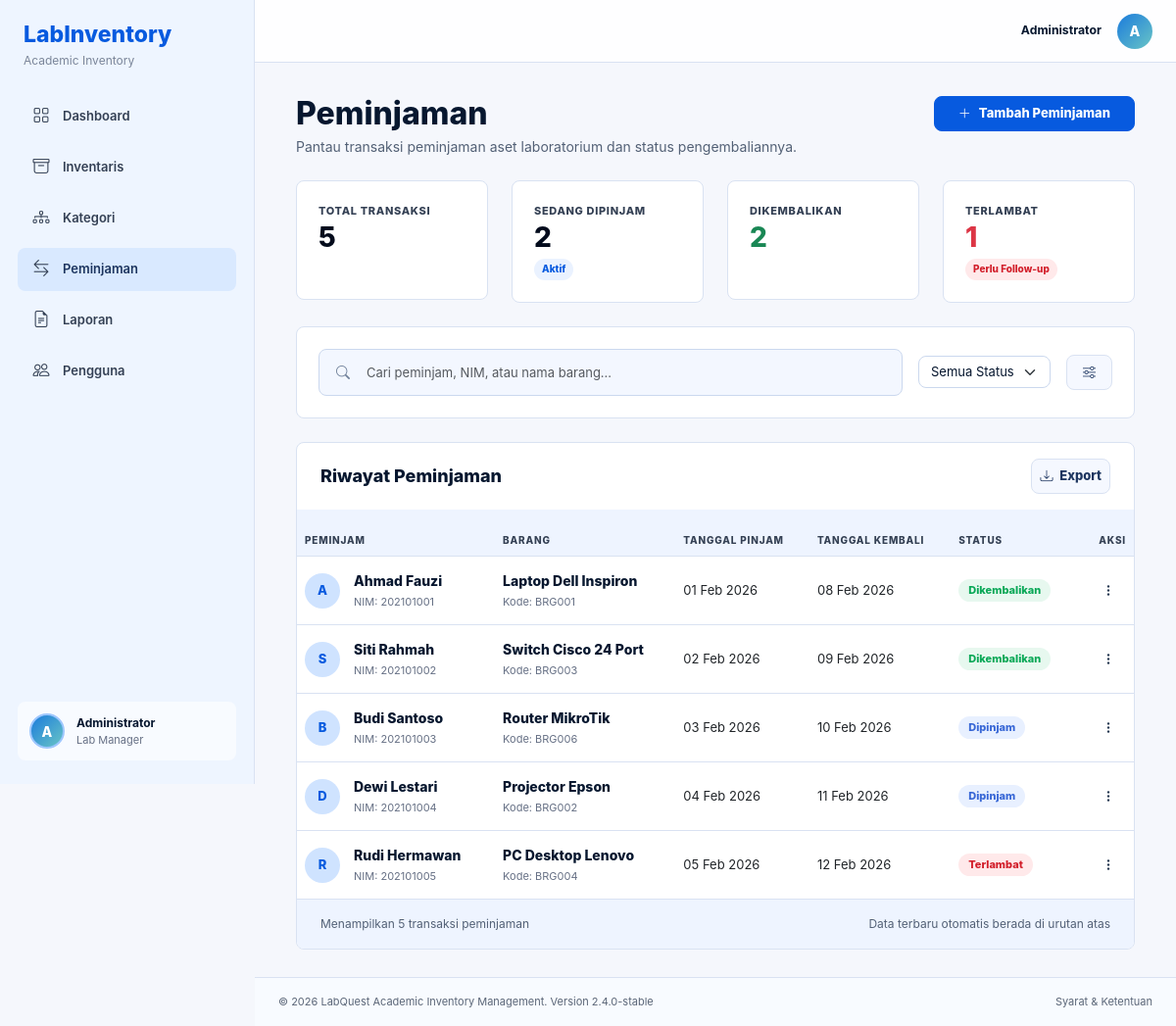
Screenshot of /peminjaman.php (signed in) with the database file from the repository.
### tables this page shows
CREATE TABLE peminjaman (
    id INT(11) PRIMARY KEY AUTO_INCREMENT,
    nama_peminjam VARCHAR(100) NOT NULL,
    nim VARCHAR(20) NOT NULL,
    barang_id INT(11),
    tanggal_pinjam DATE NOT NULL,
    tanggal_kembali DATE,
    status ENUM('Dipinjam', 'Dikembalikan', 'Terlambat') DEFAULT 'Dipinjam',
    created_at TIMESTAMP DEFAULT CURRENT_TIMESTAMP,
    FOREIGN KEY (barang_id) REFERENCES barang(id) ON DELETE SET NULL
);

CREATE TABLE barang (
    id INT(11) PRIMARY KEY AUTO_INCREMENT,
    kode_barang VARCHAR(50) NOT NULL UNIQUE,
    nama_barang VARCHAR(100) NOT NULL,
    kategori_id INT(11),
    jumlah INT(11) DEFAULT 0,
    kondisi ENUM('Baik', 'Rusak Ringan', 'Rusak Berat') DEFAULT 'Baik',
    lokasi VARCHAR(100),
    tanggal_masuk DATE,
    status ENUM('Tersedia', 'Dipinjam', 'Rusak') DEFAULT 'Tersedia',
    created_at TIMESTAMP DEFAULT CURRENT_TIMESTAMP,
    FOREIGN KEY (kategori_id) REFERENCES kategori(id) ON DELETE SET NULL
);

### koneksi.php (called while the page is built, shortened)
<?php
$host = getenv('DB_HOST') ?: 'localhost';
$username = getenv('DB_USERNAME') ?: 'root';
$password = getenv('DB_PASSWORD') !== false ? getenv('DB_PASSWORD') : '';
$database = getenv('DB_DATABASE') ?: 'db_inventaris_lab';
$koneksi = mysqli_connect($host, $username, $password, $database);
mysqli_set_charset($koneksi, "utf8");
function query($sql) {
    global $koneksi;
    return mysqli_query($koneksi, $sql);
}
function fetch_all($result) {
    return mysqli_fetch_all($result, MYSQLI_ASSOC);
}
?>

### peminjaman.php (the view, shortened to what this page needs)
<?php
require_once 'koneksi.php';
$peminjaman = fetch_all(query("SELECT p.*, b.nama_barang, b.kode_barang FROM peminjaman p
    LEFT JOIN barang b ON p.barang_id = b.id
    ORDER BY p.created_at DESC"));
$total_peminjaman = count($peminjaman);
$aktif = 0;
$selesai = 0;
$terlambat = 0;
foreach ($peminjaman as $row) {
    if ($row['status'] == 'Dipinjam') {
        $aktif++;
    } elseif ($row['status'] == 'Dikembalikan') {
        $selesai++;
    } elseif ($row['status'] == 'Terlambat') {
        $terlambat++;
    }
}
?>
<!DOCTYPE html>
<html lang="id">
<head>
    <?php include 'includes/head_assets.php'; ?>
</head>
<body>
    <div class="app-shell">
        <?php include 'includes/sidebar.php'; ?>
        <main class="main-content">
            <?php include 'includes/navbar.php'; ?>
            <div class="content-wrapper">
                <div class="container-fluid">
                    <div class="d-flex flex-wrap justify-content-between align-items-start gap-3 mb-4">
                        <div>
                            <h1 class="page-title">Peminjaman</h1>
                            <p class="page-subtitle">Pantau transaksi peminjaman aset laboratorium dan status pengembaliannya.</p>
                        </div>
                        <button type="button" class="btn btn-primary px-4" data-bs-toggle="modal" data-bs-target="#modalPeminjaman">
                            <i class="bi bi-plus-lg me-2"></i>Tambah Peminjaman
                        </button>
                    </div>
                    <div class="row g-4 mb-4">
                        <div class="col-md-6 col-xl-3">
                            <div class="stat-card">
                                <div class="stat-label mt-0">Total Transaksi</div>
                                <div class="stat-value fs-3"><?php echo number_format($total_peminjaman, 0, ',', '.'); ?></div>
                            </div>
                        </div>
                        <div class="col-md-6 col-xl-3">
                            <div class="stat-card">
                                <div class="stat-label mt-0">Sedang Dipinjam</div>
                                <div class="stat-value fs-3"><?php echo number_format($aktif, 0, ',', '.'); ?></div>
                                <span class="mini-pill mt-2">Aktif</span>
                            </div>
                        </div>
                        <div class="col-md-6 col-xl-3">
                            <div class="stat-card">
                                <div class="stat-label mt-0">Dikembalikan</div>
                                <div class="stat-value fs-3 text-success"><?php echo number_format($selesai, 0, ',', '.'); ?></div>
                            </div>
                        </div>
                        <div class="col-md-6 col-xl-3">
                            <div class="stat-card">
                                <div class="stat-label mt-0">Terlambat</div>
                                <div class="stat-value fs-3 text-danger"><?php echo number_format($terlambat, 0, ',', '.'); ?></div>
                                <span class="mini-pill red mt-2">Perlu Follow-up</span>
                            </div>
                        </div>
                    </div>
                    <section class="toolbar-card mb-4">
                        <div class="row g-3 align-items-center">
                            <div class="col-lg">
                                <div class="toolbar-input">
                                    <i class="bi bi-search"></i>
                                    <input type="search" class="form-control" placeholder="Cari peminjam, NIM, atau nama barang...">
                                </div>
                            </div>
                            <div class="col-sm-6 col-lg-auto">
                                <select class="form-select h-100">
                                    <option>Semua Status</option>
                                </select>
                            </div>
                            <div class="col-auto">
                                <button class="btn btn-light-soft px-3" type="button"><i class="bi bi-sliders"></i></button>
                            </div>
                        </div>
                    </section>
                    <section class="table-card">
                        <div class="table-card-header">
                            <h2 class="panel-title">Riwayat Peminjaman</h2>
                            <button class="btn btn-light-soft btn-sm" type="button"><i class="bi bi-download me-1"></i> Export</button>
                        </div>
                        <div class="table-responsive">
                            <table class="table table-hover">
                                <thead>
                                    <tr>
                                        <th>Peminjam</th>
                                        <th>Barang</th>
                                        <th>Tanggal Pinjam</th>
                                        <th>Tanggal Kembali</th>
                                        <th>Status</th>
                                        <th class="text-end">Aksi</th>
                                    </tr>
                                </thead>
                                <tbody>
                                    <?php if (empty($peminjaman)): ?>
                                    <tr>
                                        <td colspan="6" class="text-center text-muted py-5">Tidak ada data peminjaman</td>
                                    </tr>
                                    <?php else: ?>
                                    <?php foreach ($peminjaman as $p): ?>
                                    <?php
                                    $statusClass = $p['status'] == 'Dipinjam' ? 'borrowed' : ($p['status'] == 'Dikembalikan' ? 'available' : 'damaged');
                                    ?>
                                    <tr>
                                        <td>
                                            <div class="item-cell">
                                                <div class="avatar"><?php echo strtoupper(substr($p['nama_peminjam'], 0, 1)); ?></div>
                                                <div>
                                                    <span class="item-name"><?php echo htmlspecialchars($p['nama_peminjam']); ?></span>
                                                    <span class="item-meta">NIM: <?php echo htmlspecialchars($p['nim']); ?></span>
                                                </div>
                                            </div>
                                        </td>
                                        <td>
                                            <span class="item-name"><?php echo htmlspecialchars($p['nama_barang'] ?? '-'); ?></span>
                                            <span class="item-meta">Kode: <?php echo htmlspecialchars($p['kode_barang'] ?? '-'); ?></span>
                                        </td>
                                        <td><?php echo date('d M Y', strtotime($p['tanggal_pinjam'])); ?></td>
                                        <td><?php echo $p['tanggal_kembali'] ? date('d M Y', strtotime($p['tanggal_kembali'])) : '-'; ?></td>
                                        <td><span class="status-badge <?php echo $statusClass; ?>"><?php echo htmlspecialchars($p['status']); ?></span></td>
                                        <td class="text-end">
                                            <div class="dropdown">
                                                <button class="icon-button" type="button" data-bs-toggle="dropdown" aria-label="Aksi">
                                                    <i class="bi bi-three-dots-vertical"></i>
                                                </button>
                                            </div>
                                        </td>
                                    </tr>
                                    <?php endforeach; ?>
                                    <?php endif; ?>
                                </tbody>
                            </table>
                        </div>
                        <div class="table-card-footer">
                            <span>Menampilkan <?php echo number_format($total_peminjaman, 0, ',', '.'); ?> transaksi peminjaman</span>
                            <span>Data terbaru otomatis berada di urutan atas</span>
                        </div>
                    </section>
                </div>
            </div>
            <?php include 'includes/footer.php'; ?>
        </main>
    </div>
</body>
</html>

### assets/css/style.css (style rules this page uses)
:root { --ink: #07172f; --muted: #667085; --line: #d9e2f2; --panel: #ffffff; --soft: #f3f7ff; --soft-2: #eef4ff; --blue: #075adf; --blue-2: #2f76ff; --green: #09a857; --red: #d21f2b; --amber: #f59f00; --sidebar: #eef5ff; }
* { box-sizing: border-box; }
body { margin: 0; color: var(--ink); background: #f5f7fc; font-family: Inter, "Segoe UI", Arial, sans-serif; font-size: 14px; letter-spacing: 0; }
.app-shell { display: flex; min-height: 100vh; }
.avatar { display: grid; width: 36px; height: 36px; flex: 0 0 36px; place-items: center; border-radius: 50%; background: #cfe3ff; color: var(--blue); font-weight: 800; }
.main-content { display: flex; flex: 1; min-height: 100vh; flex-direction: column; margin-left: 260px; background: #f5f7fc; }
.icon-button { display: inline-grid; width: 36px; height: 36px; place-items: center; border: 0; border-radius: 50%; background: transparent; color: #24364f; }
.content-wrapper { flex: 1; padding: 34px 30px 28px; }
.page-title { margin: 0; color: var(--ink); font-size: 32px; font-weight: 800; line-height: 1.1; }
.page-subtitle { margin: 6px 0 0; color: #536176; font-size: 14px; }
.stat-card { min-height: 122px; padding: 22px; border: 1px solid var(--line); border-radius: 8px; background: #fff; color: var(--ink); }
.stat-label { margin-top: 20px; color: #344054; font-size: 11px; font-weight: 800; letter-spacing: 0.06em; text-transform: uppercase; }
.stat-value { margin-top: 4px; color: #020b1c; font-size: 34px; font-weight: 800; line-height: 1; }
.mini-pill { display: inline-flex; align-items: center; height: 22px; padding: 0 8px; border-radius: 999px; background: #eaf2ff; color: var(--blue); font-size: 10px; font-weight: 800; }
.mini-pill.red { background: #ffe9ea; color: var(--red); }
.panel-title { margin: 0; color: var(--ink); font-size: 18px; font-weight: 800; }
.table-card { overflow: hidden; border: 1px solid var(--line); border-radius: 8px; background: #fff; }
.table-card-header, .table-card-footer { display: flex; align-items: center; justify-content: space-between; padding: 16px 24px; }
.table-card-footer { background: #eef4ff; color: #536176; font-size: 12px; }
.table { margin: 0; font-size: 13px; }
.table th { height: 48px; border-bottom: 1px solid var(--line); background: #eef4ff; color: #344054; font-size: 10px; font-weight: 800; letter-spacing: 0.08em; text-transform: uppercase; }
.table td { height: 70px; border-color: var(--line); vertical-align: middle; }
.item-cell { display: flex; align-items: center; gap: 14px; }
.item-name { display: block; color: var(--ink); font-size: 14px; font-weight: 800; }
.item-meta { display: block; margin-top: 3px; color: #667085; font-size: 11px; }
.status-badge { display: inline-flex; align-items: center; min-height: 23px; padding: 0 10px; border-radius: 999px; font-size: 11px; font-weight: 800; }
.status-badge.available, .status-badge.online { background: #e7f8ef; color: var(--green); }
.status-badge.borrowed, .status-badge.offline { background: #e8f0ff; color: #3867d6; }
.status-badge.damaged, .status-badge.critical { background: #ffe9ea; color: var(--red); }
.toolbar-card { padding: 22px; border: 1px solid var(--line); border-radius: 8px; background: #fff; }
.toolbar-input { position: relative; }
.toolbar-input i { position: absolute; left: 18px; top: 50%; color: #70809a; transform: translateY(-50%); }
.toolbar-input input { height: 48px; padding-left: 48px; border: 1px solid #cbd8ee; border-radius: 8px; background: #f3f7ff; }
.form-control, .form-select { border-color: #cbd8ee; border-radius: 8px; color: var(--ink); font-size: 13px; }
.btn { min-height: 36px; border-radius: 8px; font-size: 13px; font-weight: 800; }
.btn-primary { border-color: var(--blue); background: var(--blue); }
.btn-light-soft { border: 1px solid var(--line); background: #f5f8ff; color: #1d355f; }

### rows the page displays
peminjaman: nama_peminjam "A", nama_peminjam "Ahmad Fauzi", nim "202101001", barang.nama_barang "Laptop Dell Inspiron", barang.kode_barang "BRG001", tanggal_pinjam "01 Feb 2026", tanggal_kembali "08 Feb 2026", status "Dikembalikan"
peminjaman: nama_peminjam "S", nama_peminjam "Siti Rahmah", nim "202101002", barang.nama_barang "Switch Cisco 24 Port", barang.kode_barang "BRG003", tanggal_pinjam "02 Feb 2026", tanggal_kembali "09 Feb 2026", status "Dikembalikan"
peminjaman: nama_peminjam "B", nama_peminjam "Budi Santoso", nim "202101003", barang.nama_barang "Router MikroTik", barang.kode_barang "BRG006", tanggal_pinjam "03 Feb 2026", tanggal_kembali "10 Feb 2026", status "Dipinjam"
peminjaman: nama_peminjam "D", nama_peminjam "Dewi Lestari", nim "202101004", barang.nama_barang "Projector Epson", barang.kode_barang "BRG002", tanggal_pinjam "04 Feb 2026", tanggal_kembali "11 Feb 2026", status "Dipinjam"
peminjaman: nama_peminjam "R", nama_peminjam "Rudi Hermawan", nim "202101005", barang.nama_barang "PC Desktop Lenovo", barang.kode_barang "BRG004", tanggal_pinjam "05 Feb 2026", tanggal_kembali "12 Feb 2026", status "Terlambat"

### other values shown
substr($namaUser, 0, 1) "A"
$namaUser "Administrator"
$total_peminjaman "5"
$aktif "2"
$selesai "2"
$terlambat "1"
